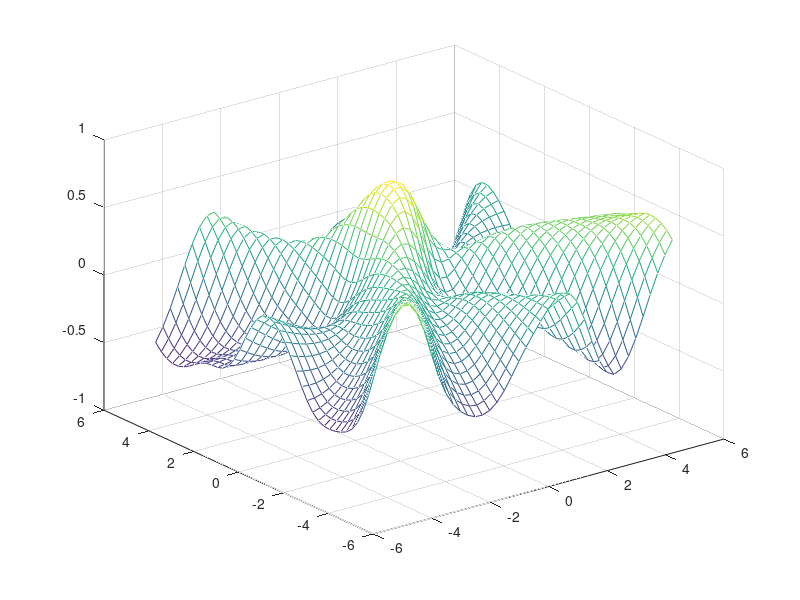

Here is the MATLAB script that generated this plot:
% partly reused wang huijie(my teammate)'s code
n           = 25;

%split data
%nsepdata
%original function
X           = [-5:0.25:5]';
Y           = X;
Z           = exp(-X .* X * 0.1) * exp(-Y .* Y * 0.1)' - 0.5;
mesh(X, Y, Z);
axis([-5 5 -5 5 -0.7 0.7]);

%reshape function
[gridsize, ~] = size(Z);
ndata       = gridsize ^ 2;
targets     = reshape (Z, 1, ndata);
[xx, yy]    = meshgrid(X, Y);
patterns    = [reshape(xx, 1, ndata); reshape(yy, 1, ndata)];

%random
permute     = randperm(ndata);
[~,pos]     = sort(permute);
patterns    = patterns(:,permute);
targets     = targets(:,permute);

patterns_   = patterns;
targets_    = targets;
patterns    = patterns_(:, 1:n);
targets     = targets_(:, 1:n);
test_patterns = patterns_(:, (n+1):end);
test_targets = targets_(:, (n+1):end);

%%%%first pass
[insize, ndata] = size(patterns);
[outsize, ~] = size(targets);
epoch       = 1000;
hidden      = 100;

%initial data & weights
x           = [patterns; ones(1, ndata)];
w           = [randn(hidden,insize), zeros(hidden,1)];
v           = [randn(outsize,hidden), zeros(outsize,1)];
eta         = 0.001;
alpha       = 0.9;
dw          = 0;
dv          = 0;

error = [];

for i = 1:epoch
    %forward pass
    hin     = w * x;
    hout    = [2./ (1+exp(-hin)) - 1 ; ones(1,ndata)];

    oin     = v * hout;
    out     = 2./ (1+exp(-oin)) - 1;

    %backward pass
    delta_o = (out - targets) .* ((1 + out) .* (1 - out)) * 0.5;
    delta_h = (v' * delta_o) .* ((1 + hout) .* (1 - hout)) * 0.5;
    delta_h = delta_h(1:hidden, :); %removing extra row

    %weight update
    dw      = (dw .* alpha) - (delta_h * x') .* (1-alpha);
    dv      = (dv .* alpha) - (delta_o * hout') .* (1-alpha);
    w       = w + dw .* eta;
    v       = v + dv .* eta;
    
    %plot seperation?
    %plot_pattern(w, patterns, targets);
    %save error
    %error   = [error; sum(sum(abs(sign(out) - targets)./2))];
end

train_out   = out;


%%%%second pass: calculate error
[insize, ndata] = size(test_patterns);
[outsize, ~] = size(test_targets);

%initial data & weights
x           = [test_patterns; ones(1, ndata)];

%forward pass
hin         = w * x;
hout        = [2./ (1+exp(-hin)) - 1 ; ones(1,ndata)];
oin         = v * hout;
out         = 2./ (1+exp(-oin)) - 1;
zz          = [train_out, out];

zz          = zz(:,pos);
zz          = reshape(zz, gridsize, gridsize);
mesh(X, Y, zz);
drawnow;